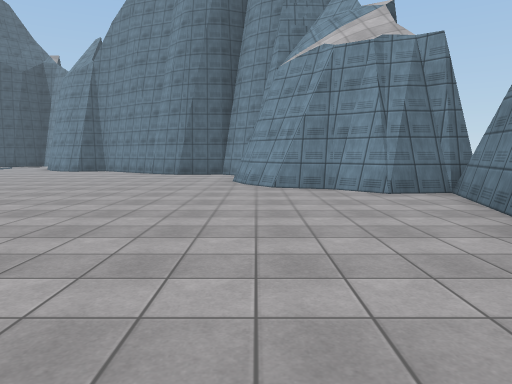
View 1 (above)

22 first-person views from a walk through a scene from a Unity 3-D project. The camera is 1.4 m above the floor, tilts 6° down and sees 70° across. The floor is counted in squares, 2 m on a side. Each view is taken from the middle of a square. On the plan, view 1 faces up. The plan holds only what a view shows up to about 11 squares ahead; the rest is blank. The place goes on beyond the plan. Surface patterns are stand-ins for the level's own textures.

View 2
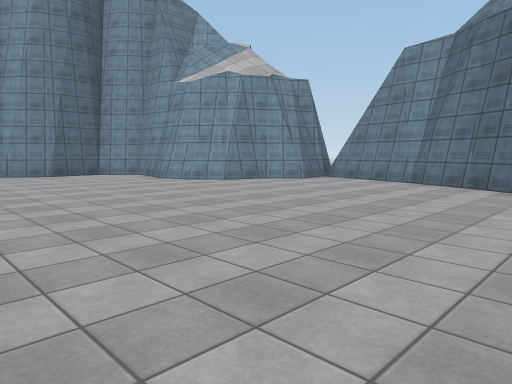

View 3
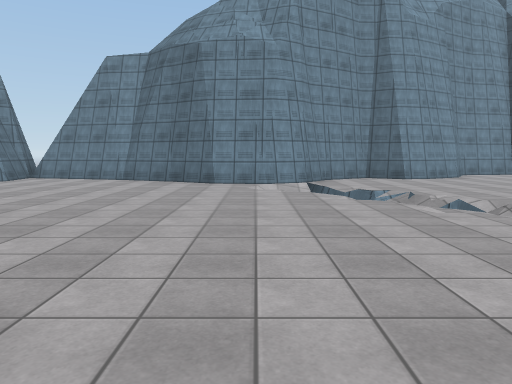

View 4
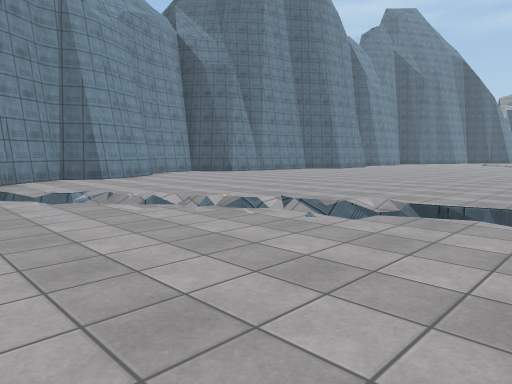

View 5
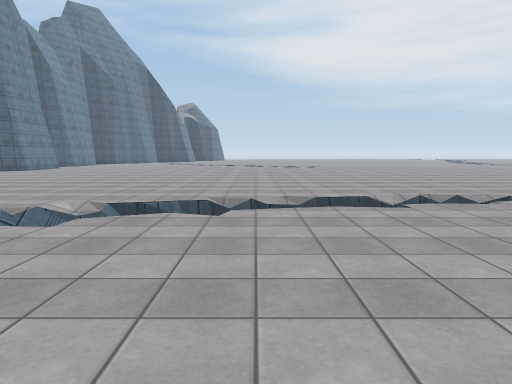

View 6
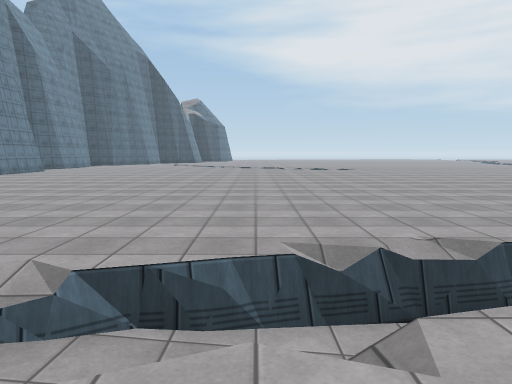

View 7
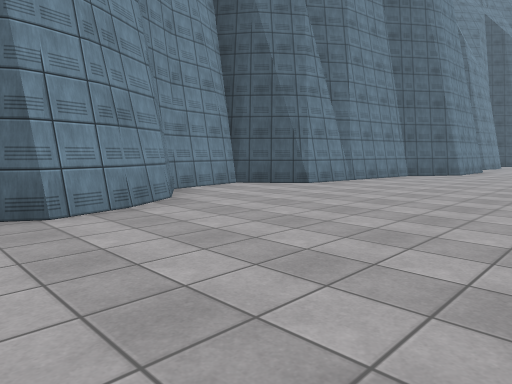

View 8
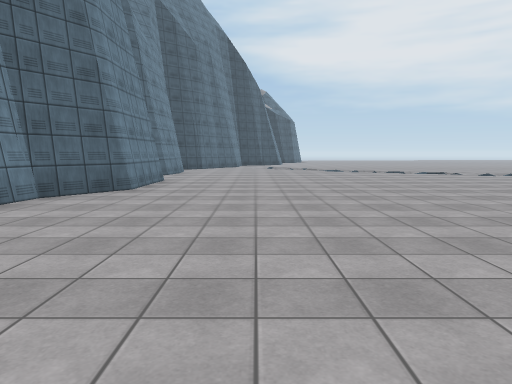

View 9
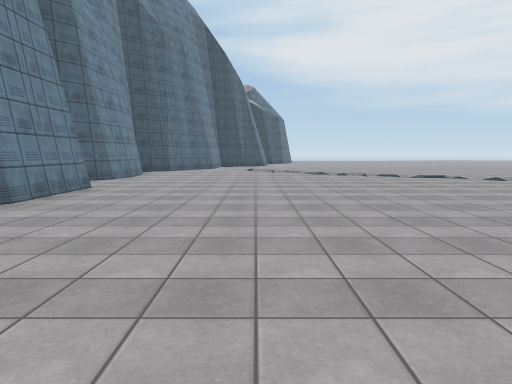

View 10
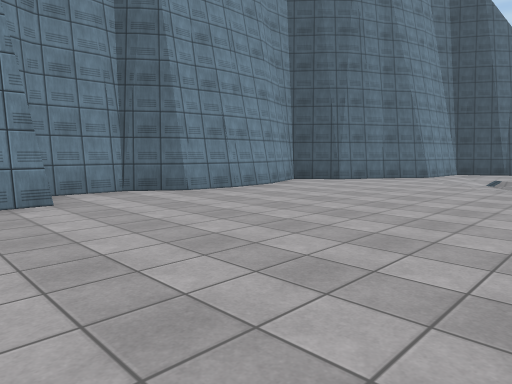

View 11
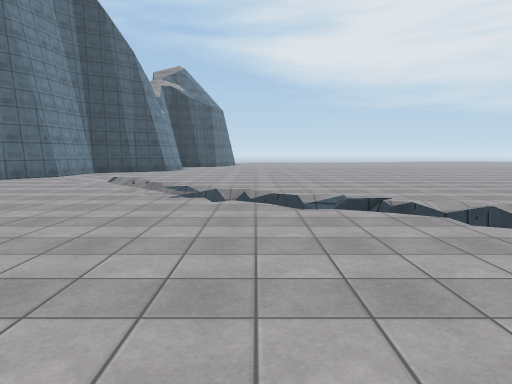

View 12
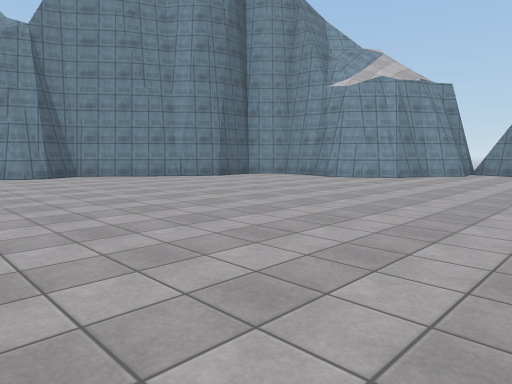

View 13
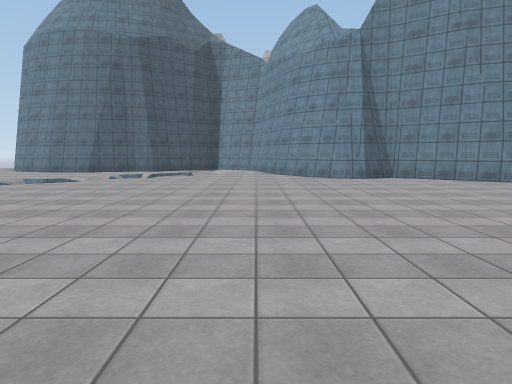

View 14
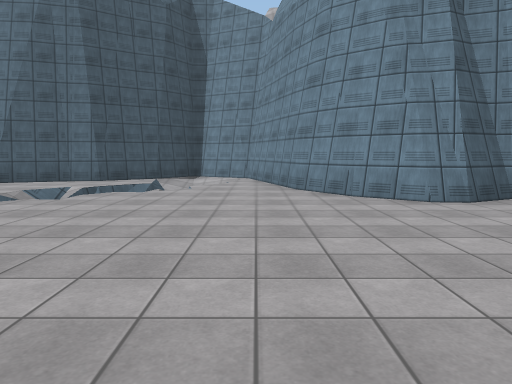

View 15
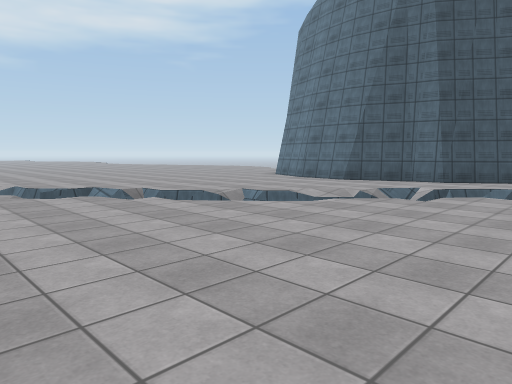

View 16
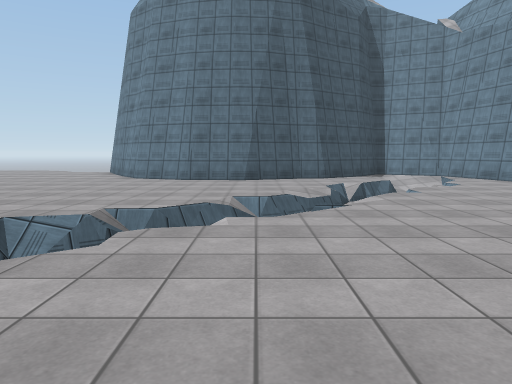

View 17
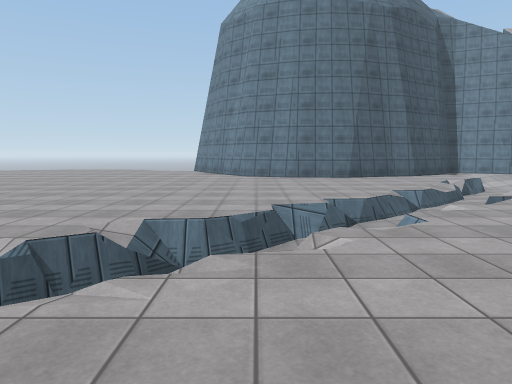

View 18
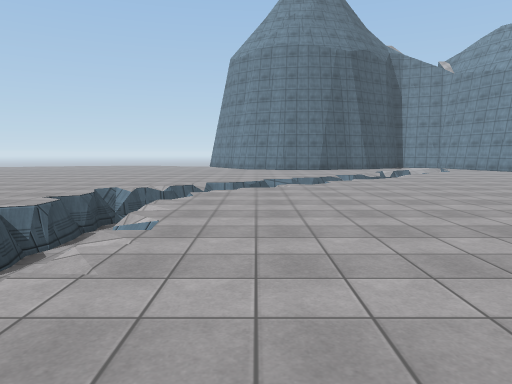

View 19
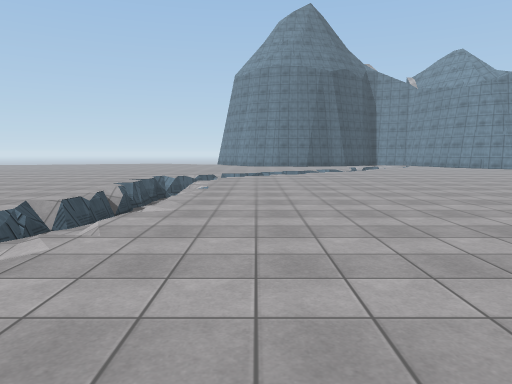

View 20
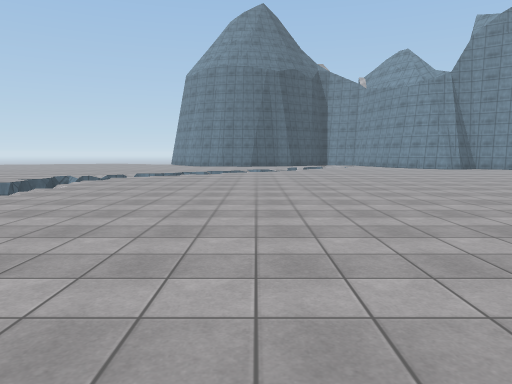

View 21
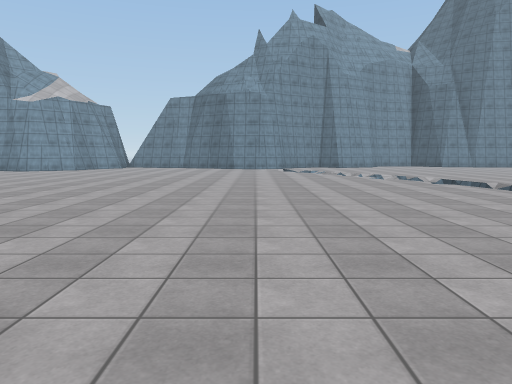

View 22
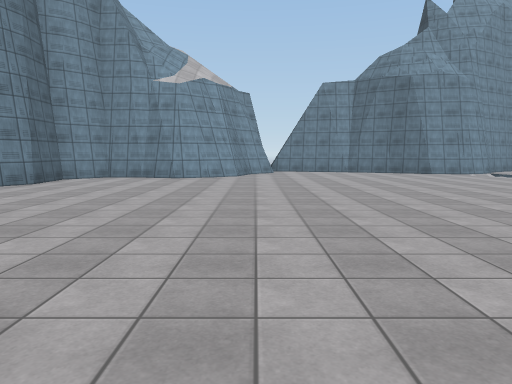

### Floor plan
Key: @ floor where view 1 was taken; # wall or solid block; . main floor; - floor 0.25 m lower than the main floor; _ floor 0.5 m lower than the main floor; < floor 0.75 m lower than the main floor; / step, stairs or slope; = window, fence, low wall or low ledge; ^ raised ledge.
Columns run from 21 left of view 1 to 5 right of it. Each row starts with its distance up from view 1.
 20         ^##^
 19 .#^   ^^#//#
 18 ...#^#...//.^
 17 ........=</.#
 16 ......._=/..#^
 15 ......///....#^#^
 14 ....../.........#^
 13 .....//..........#^
 12 ..._//.............##^
 11 .== .................#
 10 .==..................#
  9 ==...................^
  8 =....................#^^
  7 =......................#^#
  6 =........................#
  5 =.......................#^
  4  .......................#
  3 <.......................#
  2 _......................#^
  1 /......................^
  0 /....................@ ^
 -1  ....................==#
 -2   .  .  ...........///..#
 -3           .......//-/....^
 -4            .....////.....^
 -5           ./=/===/.......^
 -6           =#///..........#^
 -7          .................#
 -8         ..................#
 -9         ..................#
-10        ..................#
-11        ..................#
-12          ................#
-13         .................^
-14         .................^
-15                 ........#
-16                .........^
-17                .........#
-18               ...........^
-19               ...........^
-20               =.........#^
-21             .////.......#
-22             ...//=......#
-23            .....///.....#
-24           ........//.....^
-25           .........///..^
-26          ...........//.#
-27          ...........//#^

Where each view was taken, in squares from view 1:
view 1: 0 up, 0 right, facing up
view 2: 0 up, 6 left, facing up-right
view 3: 0 up, 7 left, facing right
view 4: 0 up, 7 left, facing down-right
view 5: 0 up, 7 left, facing down
view 6: 3 down, 6 left, facing down
view 7: 3 down, 1 left, facing down-right
view 8: 8 down, 0 right, facing down
view 9: 10 down, 1 left, facing down
view 10: 16 down, 3 left, facing down-right
view 11: 16 down, 5 left, facing down
view 12: 3 up, 10 left, facing up-right
view 13: 4 up, 10 left, facing up
view 14: 9 up, 10 left, facing up
view 15: 9 up, 11 left, facing up-left
view 16: 8 up, 16 left, facing up
view 17: 7 up, 19 left, facing up
view 18: 2 up, 19 left, facing up
view 19: 2 down, 19 left, facing up
view 20: 2 down, 16 left, facing up
view 21: 0 up, 15 left, facing right
view 22: 7 up, 11 left, facing right
